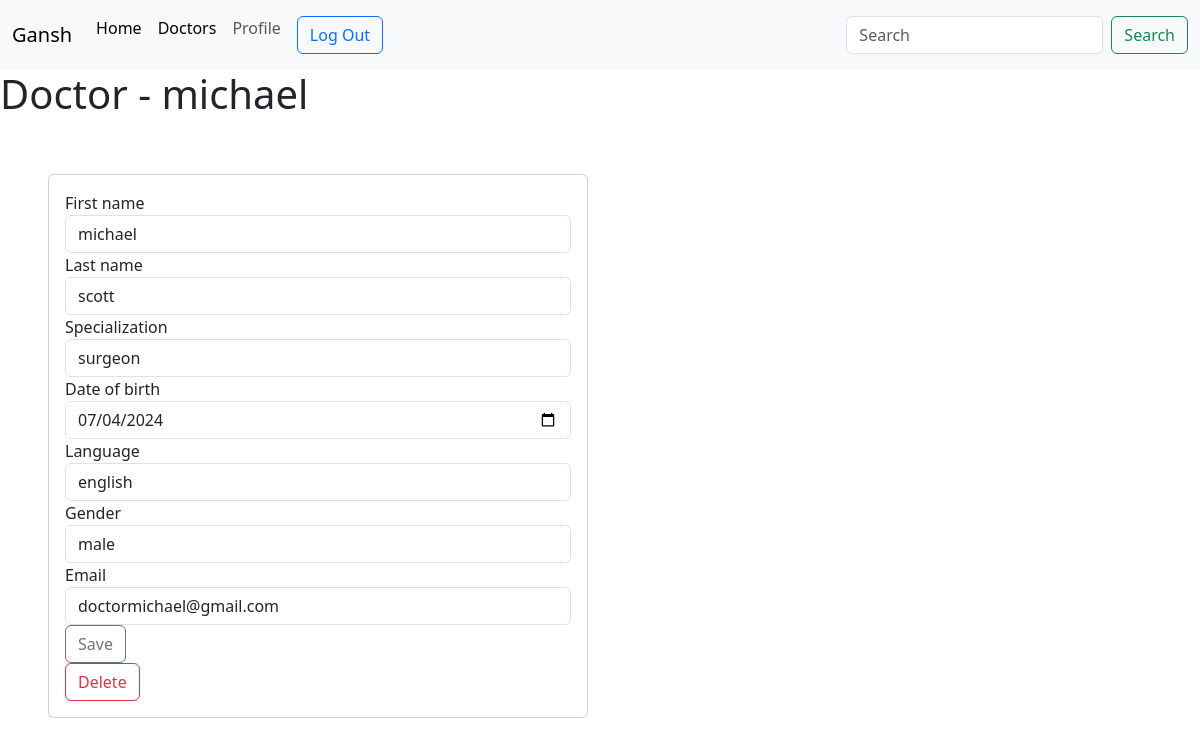
The page /doctor-update/doctormichael (signed in) on the database its author committed.
### thesis_api/models.py (models this page shows, shortened)
class Doctor(models.Model):
    male = 'male'
    female = 'female'
    category_choices = [
        (male , 'male'), (female ,'female')
    ]
    user = models.ForeignKey(User, on_delete=models.CASCADE)
    slug = models.SlugField(null=True, blank=True)
    first_name = models.CharField(max_length=50)
    last_name = models.CharField(max_length=50)
    specialization = models.CharField(max_length=150)
    date_of_birth = models.DateField(auto_now=False, auto_now_add=False)
    language = models.CharField(max_length=50)
    gender = models.CharField(max_length=50, choices=category_choices)
    email = models.EmailField(max_length=254)

### thesis_api/views.py (the view, shortened to what this page needs)
# urls.py: path('doctor-update/<slug>', views.DoctorUpdate.as_view(), name="doctor"),
class DoctorUpdate(APIView):
    renderer_classes = [TemplateHTMLRenderer]
    template_name = 'doctor_update.html'
    def get(self, request, slug):
        doctor = get_object_or_404(Doctor, slug=slug, user=request.user)
        serializer = DoctorSerializer(doctor)
        return Response({'serializer': serializer, 'doctor': doctor})

### templates/doctor_update.html (shortened to what this page needs)
{% extends "base.html" %}
{% load rest_framework %}
{% block content %}
    <h1>Doctor - {{ doctor.first_name }}</h1>
    <div class="row p-5">
        <div class="col-sm-6 mb-3 mb-sm-0">
            <div class="card">
                <div class="card-body">
                    <form method="POST">
                        {% render_form serializer %}
                        <button type="submit" class="btn btn-outline-secondary">Save</button>
                    </form>
                    <a href="{% url 'doctor-delete' doctor.slug %}" data-method="DELETE" ><button type="button" class="btn btn-outline-danger">Delete</button></a>
                </div>
            </div>
        </div>
    </div>
{% endblock content %}

### rows shown on the page
Doctor: first_name "michael", last_name "scott", specialization "surgeon", date_of_birth "07/04/2024", language "english", gender "male", email "doctormichael@gmail.com"
